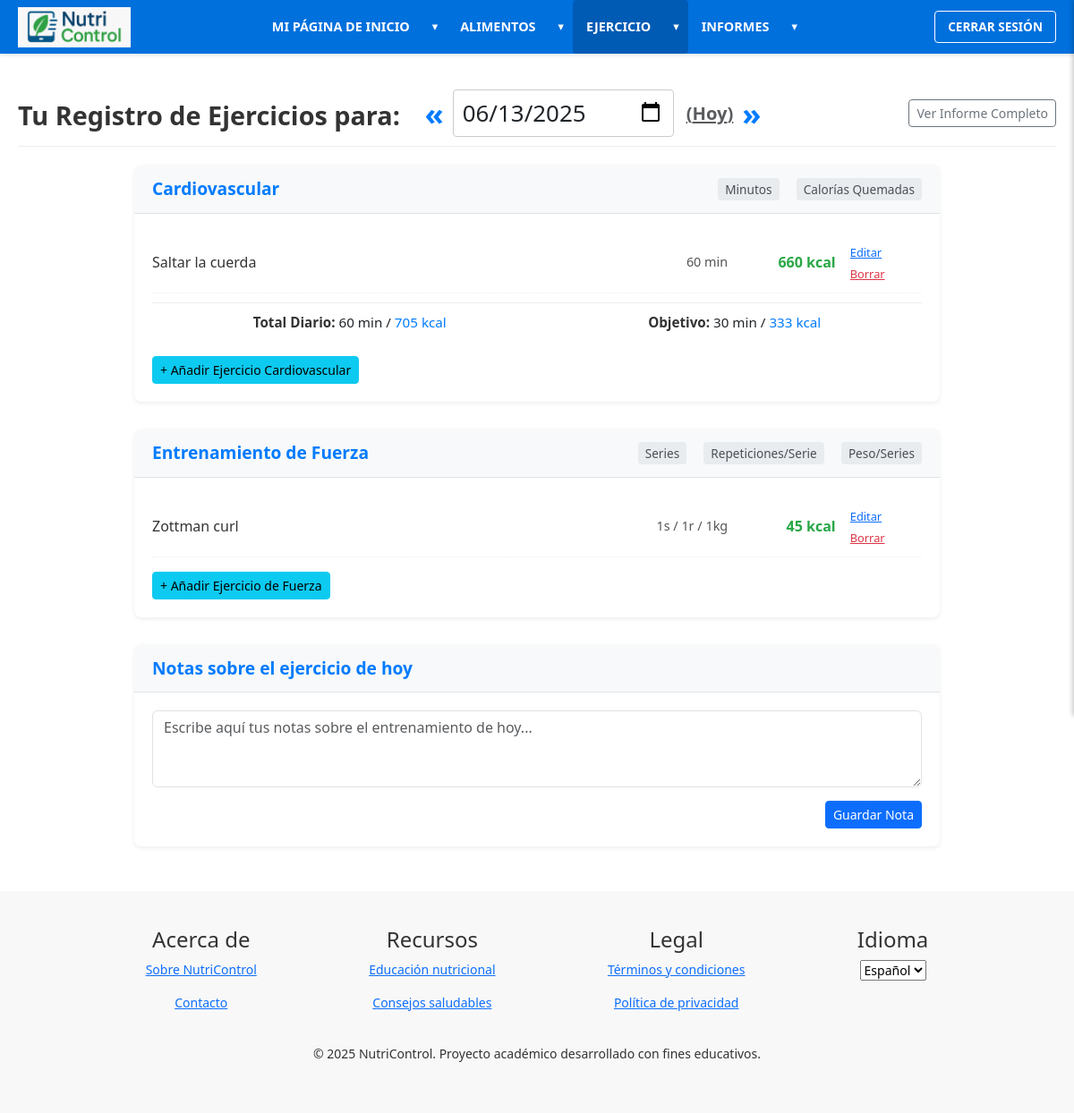
Screenshot of /ejercicios/registro/2025-06-13/ (signed in) with the database file from the repository.
### base/models.py (models this page shows, shortened)
class RegistroEjercicioRealizado(models.Model):
    usuario = models.ForeignKey(settings.AUTH_USER_MODEL, on_delete=models.CASCADE, verbose_name=_("Usuario"))
    ejercicio = models.ForeignKey(Ejercicio, on_delete=models.CASCADE, verbose_name=_("Ejercicio Realizado"))
    fecha = models.DateField(verbose_name=_("Fecha de Realización"), default=timezone.now)
    duracion_minutos = models.PositiveIntegerField(
        null=True, blank=True, verbose_name=_("Duración (minutos)"),
        help_text=_("Completar para ejercicios cardiovasculares.")
    )
    series = models.PositiveIntegerField(null=True, blank=True, verbose_name=_("Series"))
    repeticiones_por_serie = models.CharField(
        max_length=100, null=True, blank=True, verbose_name=_("Repeticiones por Serie"),
        help_text=_("Ej: 12,10,8 o simplemente 10 si todas iguales.")
    )
    peso_utilizado_kg = models.CharField(
        max_length=100, null=True, blank=True, verbose_name=_("Peso Utilizado (kg) por Serie"),
        help_text=_("Ej: 50,50,55 o simplemente 50 si todas iguales.")
    )
    calorias_quemadas_calculadas = models.PositiveIntegerField(default=0, verbose_name=_("Calorías Quemadas en esta Sesión"))
    fecha_creacion = models.DateTimeField(auto_now_add=True)
    class Meta:
        ordering = ['-fecha', '-fecha_creacion']
        verbose_name = _("Registro de Ejercicio Realizado")
        verbose_name_plural = _("Registros de Ejercicios Realizados")

class Ejercicio(models.Model):
    nombre = models.CharField(max_length=150, unique=True, verbose_name=_("Nombre del Ejercicio"))
    TIPO_EJERCICIO_CHOICES = [
        ('cardio', _('Cardiovascular')),
        ('fuerza', _('Fuerza')),
    ]
    tipo = models.CharField(max_length=10, choices=TIPO_EJERCICIO_CHOICES, verbose_name=_("Tipo de Ejercicio"))
    GRUPO_MUSCULAR_CHOICES = [
        ('pecho', _('Pecho')), ('espalda', _('Espalda')), ('piernas', _('Piernas')),
        ('hombros', _('Hombros')), ('brazos', _('Brazos')), ('abdominales', _('Abdominales')),
        ('cardio_general', _('Cardio General')),
    ]
    grupo_muscular = models.CharField(
        max_length=20, choices=GRUPO_MUSCULAR_CHOICES,
        null=True, blank=True, verbose_name=_("Grupo Muscular")
    )
    descripcion = models.TextField(null=True, blank=True, verbose_name=_("Descripción"))
    video_url = models.URLField(max_length=255, null=True, blank=True, verbose_name=_("URL del Video Explicativo"))
    calorias_quemadas_base = models.PositiveIntegerField(
        default=50, verbose_name=_("Calorías Quemadas Base"),
        help_text=_("Para fuerza: kcal por sesión estándar. Para cardio: kcal por minuto.")
    )
    class Meta:
        verbose_name = _("Ejercicio")
        verbose_name_plural = _("Ejercicios")
        ordering = ['grupo_muscular', 'tipo', 'nombre']

class NotaDiariaEjercicio(models.Model):
    usuario = models.ForeignKey(settings.AUTH_USER_MODEL, on_delete=models.CASCADE, verbose_name=_("Usuario"))
    fecha = models.DateField(verbose_name=_("Fecha de la Nota"), default=timezone.now)
    texto_nota = models.TextField(
        verbose_name=_("Notas sobre el Ejercicio del Día"),
        help_text=_("Anota aquí cualquier observación general sobre tu actividad física del día.")
    )
    fecha_creacion = models.DateTimeField(auto_now_add=True)
    fecha_actualizacion = models.DateTimeField(auto_now=True)
    class Meta:
        verbose_name = _("Nota Diaria de Ejercicio")
        verbose_name_plural = _("Notas Diarias de Ejercicio")
        ordering = ['usuario', '-fecha']
        unique_together = ('usuario', 'fecha')

### base/views.py (the view, shortened to what this page needs)
# urls.py: path('ejercicios/registro/<str:fecha_str>/', views.ver_ejercicios, name='ver_ejercicios_fecha'),
@login_required
def ver_ejercicios(request, fecha_str=None):
    if fecha_str:
        try: fecha_seleccionada = date.fromisoformat(fecha_str)
        except ValueError: messages.error(request, _("Formato de fecha inválido.")); return redirect(reverse('ver_ejercicios'))
    else: fecha_seleccionada = timezone.localdate()
    usuario = request.user
    dia_anterior = fecha_seleccionada - timedelta(days=1); dia_siguiente = fecha_seleccionada + timedelta(days=1)
    es_hoy = (fecha_seleccionada == timezone.localdate())
    registros_ejercicio_todos = RegistroEjercicioRealizado.objects.filter(usuario=usuario, fecha=fecha_seleccionada).select_related('ejercicio')
    registros_ejercicio_cardio = [r for r in registros_ejercicio_todos if r.ejercicio.tipo == 'cardio']
    registros_ejercicio_fuerza = [r for r in registros_ejercicio_todos if r.ejercicio.tipo == 'fuerza']
    total_minutos_cardio_dia = sum(r.duracion_minutos for r in registros_ejercicio_cardio if r.duracion_minutos)
    total_calorias_ejercicio_dia = sum(r.calorias_quemadas_calculadas for r in registros_ejercicio_todos)
    calorias_ejercicio_semana_obj_usr = getattr(usuario, 'calorias_ejercicio_semana_obj', 700)
    entrenamientos_semana_obj_usr = getattr(usuario, 'entrenamientos_semana_obj', 3)
    if entrenamientos_semana_obj_usr > 0 and calorias_ejercicio_semana_obj_usr > 0 :
        objetivo_calorias_ejercicio_dia = round(calorias_ejercicio_semana_obj_usr / entrenamientos_semana_obj_usr)
    elif calorias_ejercicio_semana_obj_usr > 0:
         objetivo_calorias_ejercicio_dia = round(calorias_ejercicio_semana_obj_usr / 7)
    else: objetivo_calorias_ejercicio_dia = 150
    objetivo_minutos_diarios_salud = 30
    form_add_cardio = RegistrarEjercicioCardioForm(initial={'fecha': fecha_seleccionada})
    form_add_fuerza = RegistrarEjercicioFuerzaForm(initial={'fecha': fecha_seleccionada})
    nota_dia_obj, created = NotaDiariaEjercicio.objects.get_or_create(usuario=usuario, fecha=fecha_seleccionada)
    form_nota_ejercicio = NotaDiariaEjercicioForm(instance=nota_dia_obj)
    context = {
        'fecha_seleccionada_str': fecha_seleccionada.isoformat(), 'fecha_seleccionada_display': fecha_seleccionada,
        'dia_anterior_str': dia_anterior.isoformat(), 'dia_siguiente_str': dia_siguiente.isoformat(), 'es_hoy': es_hoy,
        'registros_cardio': registros_ejercicio_cardio, 'registros_fuerza': registros_ejercicio_fuerza,
        'total_minutos_cardio_dia': total_minutos_cardio_dia, 'total_calorias_ejercicio_dia': total_calorias_ejercicio_dia,
        'objetivo_calorias_ejercicio_dia': objetivo_calorias_ejercicio_dia,
        'objetivo_minutos_diarios_salud': objetivo_minutos_diarios_salud,
        'form_add_cardio': form_add_cardio, 'form_add_fuerza': form_add_fuerza,
        'form_nota_ejercicio': form_nota_ejercicio,
        'nota_existente_texto': nota_dia_obj.texto_nota if not created or nota_dia_obj.texto_nota else "",
        'active_section': 'ejercicio', 'active_subsection': 'ver_ejercicios'
    }
    return render(request, 'registro_ejercicio_diario.html', context)

### base/forms.py (shortened to what this page needs)
class RegistrarEjercicioCardioForm(forms.Form):
    ejercicio_nombre = forms.CharField(
        label=_("Buscar Ejercicio Cardiovascular"),
        widget=forms.TextInput(attrs={
            'placeholder': _('Escribe el nombre del ejercicio cardio...'),
            'list': 'sugerencias_ejercicio_cardio', # Datalist ID
            'autocomplete': 'off'
        }),
        help_text=_("Selecciona un ejercicio cardiovascular de la lista.")
    )
    duracion_minutos = forms.IntegerField(
        label=_("Duración (minutos)"),
        min_value=1,
        widget=forms.NumberInput(attrs={'placeholder': _('Ej: 30')})
    )
    fecha = forms.DateField(widget=forms.HiddenInput())
    ejercicio_id = forms.IntegerField(widget=forms.HiddenInput(), required=False) # Para el ID del ejercicio seleccionado
    def __init__(self, *args, **kwargs):
        super().__init__(*args, **kwargs)
        self.fields['ejercicio_nombre'].widget.attrs.update({'class': 'form-control form-control-sm mb-1'})
        self.fields['duracion_minutos'].widget.attrs.update({'class': 'form-control form-control-sm'})

### base/templates/registro_ejercicio_diario.html (shortened to what this page needs)
{% extends "base.html" %}
{% load static i18n %}
{% load widget_tweaks %}
{% block extra_head %}
{% if not "bootstrap.min.css" in block.super %}<link href="https://cdn.jsdelivr.net/npm/bootstrap@5.3.0/dist/css/bootstrap.min.css" rel="stylesheet">{% endif %}
{% endblock %}
{% block content %}
<div class="page-header">
    <div class="d-flex justify-content-between align-items-center">
        <h1>
            {% trans "Tu Registro de Ejercicios para:" %}
            <span class="date-selector-inline">
                <a href="{% url 'ver_ejercicios_fecha' fecha_str=dia_anterior_str %}" class="btn-date-nav">&laquo;</a>
                <form method="GET" id="datePickerForm" class="d-inline-block m-0">
                    <input type="date" name="fecha_ejercicio_picker" value="{{ fecha_seleccionada_str }}"
                           class="form-control form-control-sm"
                           onchange="if(this.value) { window.location.href = '{% url 'ver_ejercicios_fecha' '0000-00-00' %}'.replace('0000-00-00', this.value); }">
                </form>
                {% if not es_hoy %}
                    <a href="{% url 'ver_ejercicios' %}" class="text-muted ms-1" style="font-size:0.7em;">({% trans "Hoy" %})</a>
                {% endif %}
                <a href="{% url 'ver_ejercicios_fecha' fecha_str=dia_siguiente_str %}" class="btn-date-nav">&raquo;</a>
            </span>
        </h1>
        <a href="#" class="btn btn-sm btn-outline-secondary">{% trans "Ver Informe Completo" %}</a>
    </div>
</div>
<div class="exercise-log-container">
    <div class="exercise-section">
        <div class="section-header">
            <h2>{% trans "Cardiovascular" %}</h2>
            <div class="header-info">
                <span>{% trans "Minutos" %}</span>
                <span>{% trans "Calorías Quemadas" %}</span>
            </div>
        </div>
        <div class="section-content">
            {% for registro_c in registros_cardio %}
            <div class="exercise-entry">
    <span class="name">{{ registro_c.ejercicio.nombre }}</span>
    <span class="details">{{ registro_c.duracion_minutos }} {% trans "min" %}</span>
    <span class="calories">{{ registro_c.calorias_quemadas_calculadas }} {% trans "kcal" %}</span>
    <span class="actions ms-2">
        <a href="{% url 'editar_registro_ejercicio' registro_c.pk %}" class="text-primary small">{% trans "Editar" %}</a>
        <a href="{% url 'eliminar_registro_ejercicio' registro_c.pk %}" class="text-danger small" onclick="return confirm('{% trans "Estás seguro?" %}')">{% trans "Borrar" %}</a>
    </span>
</div>
{% empty %}
    <p class="text-muted small">{% trans "No has registrado ejercicios cardiovasculares para este día." %}</p>
{% endfor %}
            <div class="totals-summary">
                <div><strong>{% trans "Total Diario:" %}</strong> {{ total_minutos_cardio_dia }} {% trans "min" %} / <span>{{ total_calorias_ejercicio_dia }} {% trans "kcal" %}</span></div>
                <div><strong>{% trans "Objetivo:" %}</strong> {{ objetivo_minutos_diarios_salud }} {% trans "min" %} / <span>{{ objetivo_calorias_ejercicio_dia }} {% trans "kcal" %}</span></div>
            </div>
            <div class="mt-3">
                <button type="button" class="btn btn-sm btn-info" data-bs-toggle="modal" data-bs-target="#modalAddCardio">
                    + {% trans "Añadir Ejercicio Cardiovascular" %}
                </button>
            </div>
        </div>
    </div>
    <div class="exercise-section">
        <div class="section-header">
            <h2>{% trans "Entrenamiento de Fuerza" %}</h2>
            <div class="header-info">
                <span>{% trans "Series" %}</span>
                <span>{% trans "Repeticiones/Serie" %}</span>
                <span>{% trans "Peso/Series" %}</span>
            </div>
        </div>
        <div class="section-content">
            {% for registro_f in registros_fuerza %}
           <div class="exercise-entry">
    <span class="name">{{ registro_f.ejercicio.nombre }}</span>
    <span class="details">
        {{ registro_f.series|default_if_none:"-" }}s /
        {{ registro_f.repeticiones_por_serie|default_if_none:"-" }}r /
        {{ registro_f.peso_utilizado_kg|default_if_none:"-" }}kg
    </span>
    <span class="calories">{{ registro_f.calorias_quemadas_calculadas }} {% trans "kcal" %}</span>
    <span class="actions ms-2">
        <a href="{% url 'editar_registro_ejercicio' registro_f.pk %}" class="text-primary small">{% trans "Editar" %}</a>
        <a href="{% url 'eliminar_registro_ejercicio' registro_f.pk %}" class="text-danger small" onclick="return confirm('{% trans "Estás seguro?" %}')">{% trans "Borrar" %}</a>
    </span>
</div>
{% empty %}
    <p class="text-muted small">{% trans "No has registrado ejercicios de fuerza para este día." %}</p>
{% endfor %}
            <div class="mt-3">
                <button type="button" class="btn btn-sm btn-info" data-bs-toggle="modal" data-bs-target="#modalAddFuerza">
                    + {% trans "Añadir Ejercicio de Fuerza" %}
                </button>
            </div>
        </div>
    </div>
    <div class="exercise-section">
        <div class="section-header"><h2>{% trans "Notas sobre el ejercicio de hoy" %}</h2></div>
        <div class="section-content">
            <form method="POST" action="{% url 'ver_ejercicios_fecha' fecha_str=fecha_seleccionada_str %}">
                <div class="form-group">
                    {% render_field form_nota_ejercicio.texto_nota class+="form-control" %}
                </div>
                <div class="form-actions">
                    <button type="submit" class="btn btn-sm btn-primary">{% trans "Guardar Nota" %}</button>
                </div>
            </form>
        </div>
    </div>
</div>
{% endblock %}

### base/templates/base.html (style rules this page uses)
* { box-sizing: border-box; margin: 0; padding: 0; }
body { font-family: Arial, sans-serif; display: flex; flex-direction: column; min-height: 100vh; }

### base/templates/registro_ejercicio_diario.html (style rules this page uses)
.page-header { text-align: left; margin: 20px 0; padding-bottom: 10px; border-bottom: 1px solid #eee; }
.page-header h1 { font-size: 1.8em; color: #333; font-weight: 600; margin: 0; }
.date-selector-inline { display: inline-flex; align-items: center; gap: 10px; margin-left: 20px; }
.date-selector-inline input[type="date"] { padding: 6px 10px; border: 1px solid #ccc; border-radius: 4px; font-size: 0.9em; }
.date-selector-inline .btn-date-nav { font-size: 1.2em; color: #007bff; text-decoration: none; }
.exercise-log-container { max-width: 900px; margin: 20px auto; }
.exercise-section { background-color: #fff; border-radius: 8px; box-shadow: 0 2px 5px rgba(0,0,0,0.07); margin-bottom: 30px; }
.section-header { padding: 15px 20px; background-color: #f8f9fa; border-bottom: 1px solid #dee2e6; display: flex; justify-content: space-between; align-items: center; border-top-left-radius: 8px; border-top-right-radius: 8px; }
.section-header h2 { font-size: 1.2em; color: #007bff; margin: 0; font-weight: 600; }
.section-header .header-info span { font-size: 0.85em; color: #495057; margin-left: 15px; background-color: #e9ecef; padding: 3px 8px; border-radius: 4px; }
.section-content { padding: 20px; }
.exercise-entry { display: flex; justify-content: space-between; align-items: center; padding: 10px 0; border-bottom: 1px dotted #eee; }
.exercise-entry .name { flex-basis: 50%; font-weight: 500; color: #333; }
.exercise-entry .details { flex-basis: 30%; text-align: right; font-size: 0.9em; color: #555; }
.exercise-entry .calories { flex-basis: 15%; text-align: right; font-weight: bold; color: #28a745; }
.exercise-entry .actions a { font-size: 0.8em; margin-left: 8px; }
.totals-summary { display: flex; justify-content: space-around; padding: 10px 0; font-size: 0.95em; border-top: 1px solid #eee; margin-top:10px; }
.totals-summary strong { color: #333; }
.totals-summary span { color: #007bff; }
.form-actions { text-align: right; margin-top: 15px; }

### rows the page displays
RegistroEjercicioRealizado: ejercicio.nombre "Saltar la cuerda", duracion_minutos "60", calorias_quemadas_calculadas "660"
RegistroEjercicioRealizado: ejercicio.nombre "Zottman curl", series "1", repeticiones_por_serie "1", peso_utilizado_kg "1", calorias_quemadas_calculadas "45"

### other values shown
{{ total_minutos_cardio_dia }} "60"
{{ total_calorias_ejercicio_dia }} "705"
{{ objetivo_minutos_diarios_salud }} "30"
{{ objetivo_calorias_ejercicio_dia }} "333"
